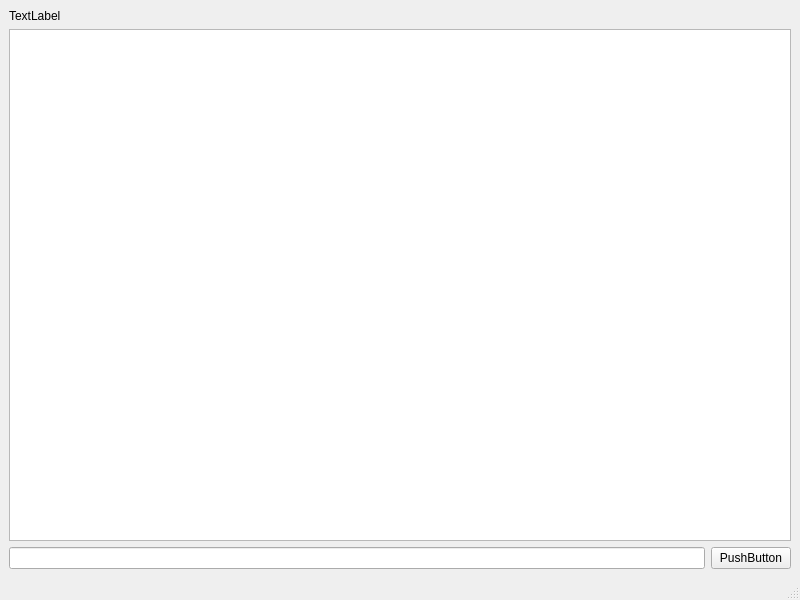
<?xml version="1.0" encoding="UTF-8"?>
<ui version="4.0">
 <class>MainWindow</class>
 <widget class="QMainWindow" name="MainWindow">
  <property name="geometry">
   <rect>
    <x>0</x>
    <y>0</y>
    <width>800</width>
    <height>600</height>
   </rect>
  </property>
  <property name="windowTitle">
   <string>MainWindow</string>
  </property>
  <widget class="QWidget" name="centralwidget">
   <layout class="QGridLayout" name="gridLayout">
    <item row="0" column="0">
     <layout class="QVBoxLayout" name="pvbxLayout">
      <item>
       <widget class="QLabel" name="label">
        <property name="text">
         <string>TextLabel</string>
        </property>
       </widget>
      </item>
     </layout>
    </item>
    <item row="1" column="0" colspan="2">
     <widget class="QTextEdit" name="m_ptxtInfo"/>
    </item>
    <item row="2" column="0">
     <widget class="QLineEdit" name="m_ptxtInput"/>
    </item>
    <item row="2" column="1">
     <widget class="QPushButton" name="pcmd">
      <property name="text">
       <string>PushButton</string>
      </property>
     </widget>
    </item>
   </layout>
  </widget>
  <widget class="QMenuBar" name="menubar">
   <property name="geometry">
    <rect>
     <x>0</x>
     <y>0</y>
     <width>800</width>
     <height>22</height>
    </rect>
   </property>
  </widget>
  <widget class="QStatusBar" name="statusbar"/>
 </widget>
 <resources/>
 <connections/>
</ui>
